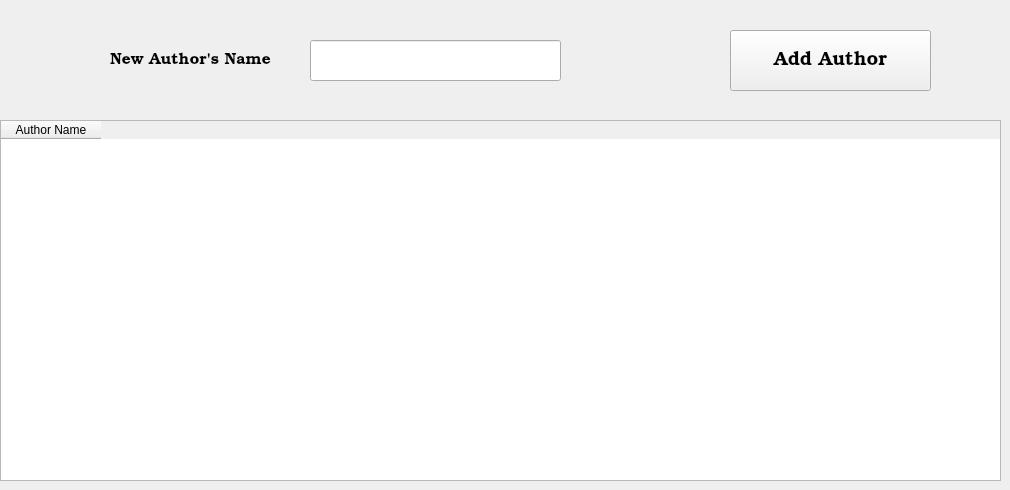
      <widget class="QWidget" name="tab_8">
       <attribute name="title">
        <string>Authors</string>
       </attribute>
       <widget class="QPushButton" name="pushButton_15">
        <property name="geometry">
         <rect>
          <x>730</x>
          <y>30</y>
          <width>201</width>
          <height>61</height>
         </rect>
        </property>
        <property name="font">
         <font>
          <family>URW Bookman</family>
          <pointsize>14</pointsize>
         </font>
        </property>
        <property name="text">
         <string>Add Author</string>
        </property>
       </widget>
       <widget class="QLabel" name="label_27">
        <property name="geometry">
         <rect>
          <x>110</x>
          <y>40</y>
          <width>191</width>
          <height>41</height>
         </rect>
        </property>
        <property name="font">
         <font>
          <family>URW Bookman</family>
          <pointsize>12</pointsize>
         </font>
        </property>
        <property name="text">
         <string>New Author's Name</string>
        </property>
       </widget>
       <widget class="QLineEdit" name="lineEdit_20">
        <property name="geometry">
         <rect>
          <x>310</x>
          <y>40</y>
          <width>251</width>
          <height>41</height>
         </rect>
        </property>
       </widget>
       <widget class="QTableWidget" name="tableWidget_3">
        <property name="geometry">
         <rect>
          <x>0</x>
          <y>120</y>
          <width>1001</width>
          <height>361</height>
         </rect>
        </property>
        <column>
         <property name="text">
          <string>Author Name</string>
         </property>
        </column>
       </widget>
      </widget>
